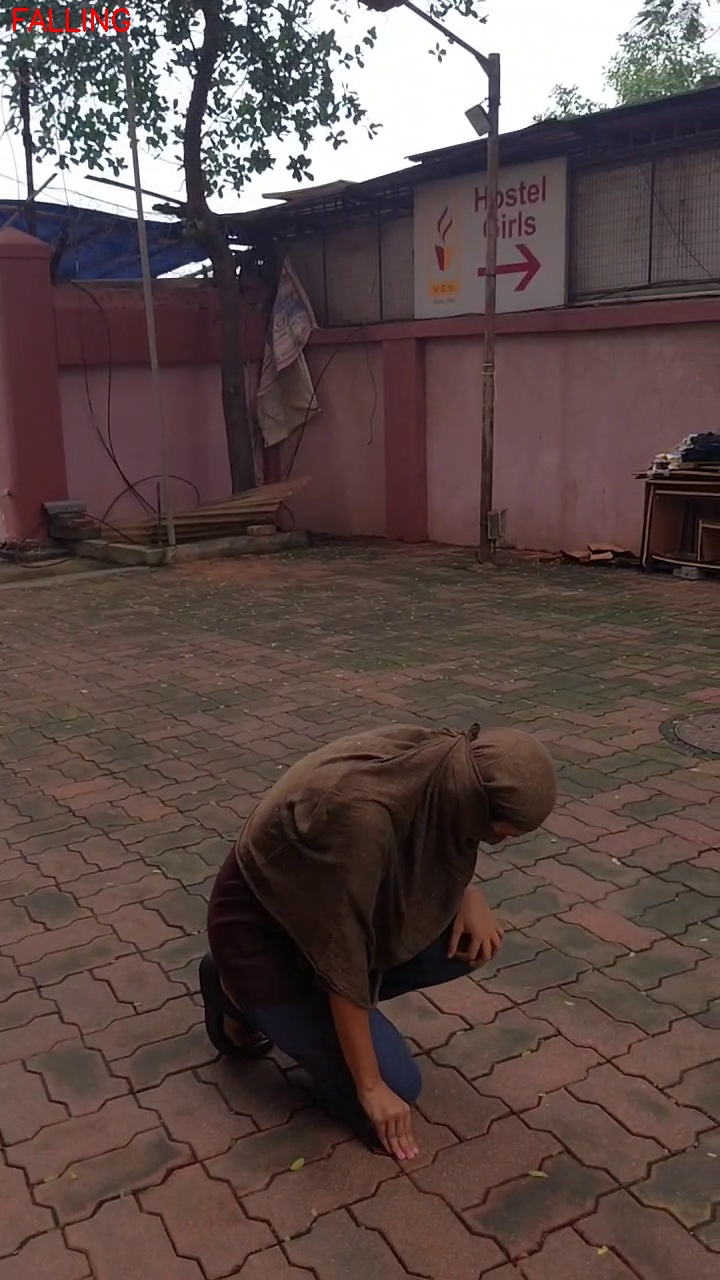
#> input picture annotated_frames/Falling/falling_Fall (10)_0003.jpg, 720 x 1280 px; its folder holds only this picture in this run
$ jupyter execute preprocess_frame.ipynb
#> lines starting #> are read from the running program, lines starting #| are printed output that depends on the picture
[cell 1]
import os
import cv2
import numpy as np
from sklearn.preprocessing import LabelEncoder
from tqdm import tqdm

# Path to root folder containing all activity folders
data_dir = 'annotated_frames'  # Change this to your path

# Image parameters
IMG_SIZE = 224  # e.g., for MobileNet/EfficientNet
channels = 3

# Collect data and labels
X = []
y = []

# List all activity folders
activities = sorted(os.listdir(data_dir))

for activity in activities:
    activity_path = os.path.join(data_dir, activity)
    if not os.path.isdir(activity_path):
        continue

    # Read each image
    for filename in tqdm(os.listdir(activity_path), desc=f"Processing {activity}"):
        if filename.endswith(('.jpg', '.png', '.jpeg')):
            filepath = os.path.join(activity_path, filename)

            # Read and preprocess image
            img = cv2.imread(filepath)
#> img is the input picture: shape (1280, 720, 3); mean B, G, R 72.9, 75.4, 92.9
            img = cv2.resize(img, (IMG_SIZE, IMG_SIZE))
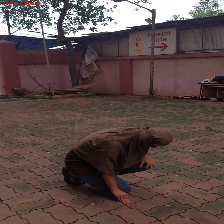
#> img: shape (224, 224, 3); mean B, G, R 72.8, 75.4, 92.9
            img = img.astype('float32') / 255.0  # Normalize to [0,1]

            X.append(img)
            y.append(activity)
#> pass 2 of the loop `for activity in activities:`:
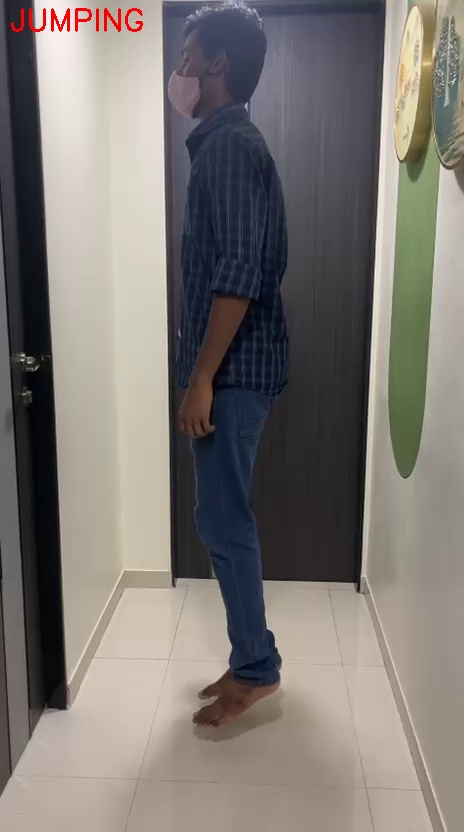
#> input picture annotated_frames/Jumping/jumping_Jumping (1)_0001.jpg, 464 x 832 px
#> img is the input picture: shape (832, 464, 3); mean B, G, R 115.7, 119.9, 125.1
#> `img = cv2.resize(img, (IMG_SIZE, IMG_SIZE))`:
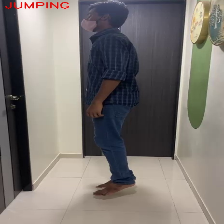
#> img: shape (224, 224, 3); mean B, G, R 115.6, 119.8, 125

# Convert to NumPy arrays
X = np.array(X)
y = np.array(y)

# Encode labels
le = LabelEncoder()
y_encoded = le.fit_transform(y)  # convert strings to class integers

# Save the label mapping
label_mapping = dict(zip(le.classes_, le.transform(le.classes_)))
print("Label Mapping:", label_mapping)

# Save preprocessed data
np.save('X.npy', X)
np.save('y.npy', y_encoded)

print(f"\n✅ Preprocessing Complete: {X.shape[0]} samples")
#| ✅ Preprocessing Complete: 2 samples
